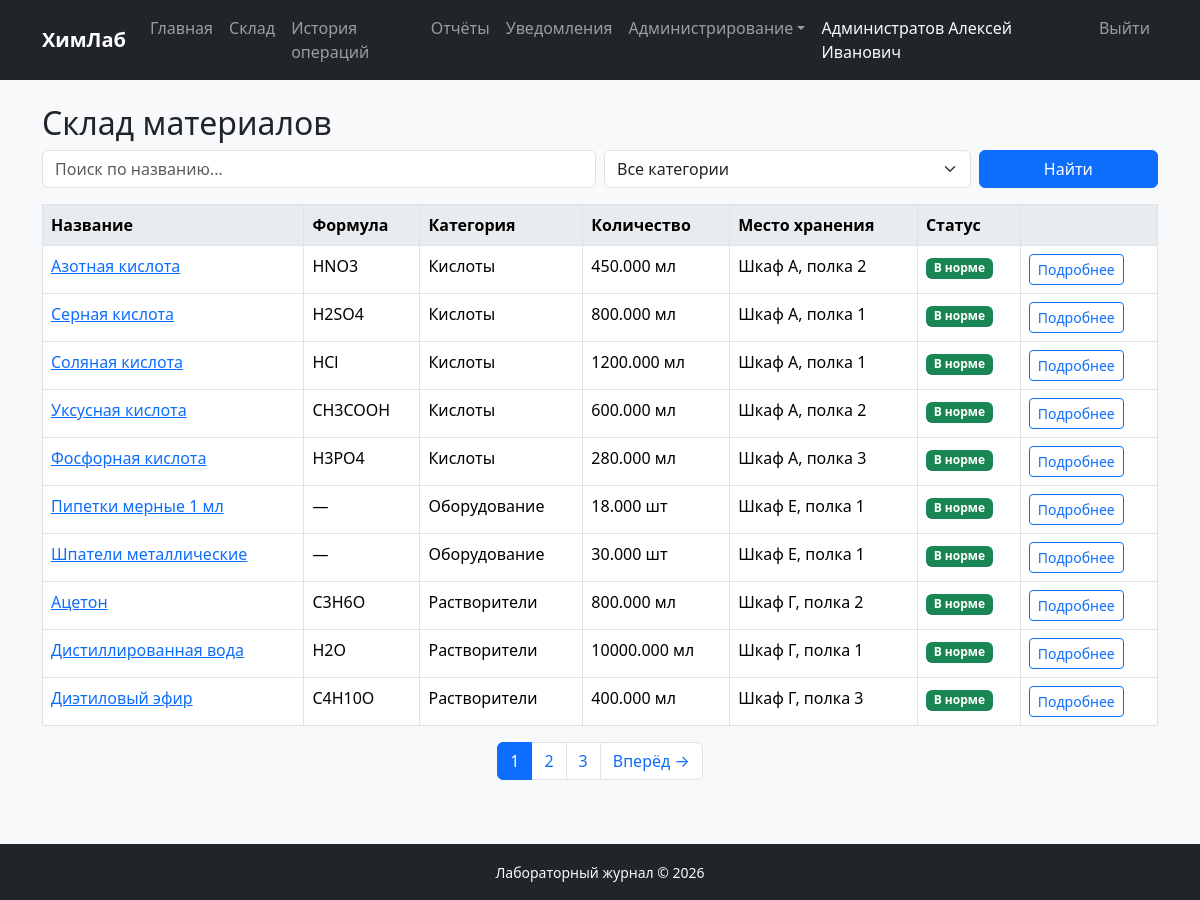
The app's page /materials.php (signed in) with its own data.
### tables this page shows
CREATE TABLE `materials` (
  `id`          int            NOT NULL AUTO_INCREMENT,
  `name`        varchar(200)   NOT NULL,
  `formula`     varchar(100)   DEFAULT NULL,           
  `category_id` int            NOT NULL,
  `unit`        varchar(20)    NOT NULL,                
  `quantity`    decimal(10,3)  NOT NULL DEFAULT '0.000',  
  `location`    varchar(100)   DEFAULT NULL,             
  `threshold`   decimal(10,3)  DEFAULT '0.000',          
  `created_at`  timestamp      DEFAULT CURRENT_TIMESTAMP,
  PRIMARY KEY (`id`),
  KEY `category_id` (`category_id`),
  CONSTRAINT `materials_ibfk_1` FOREIGN KEY (`category_id`) REFERENCES `categories` (`id`) ON DELETE RESTRICT
);

CREATE TABLE `categories` (
  `id`   int          NOT NULL AUTO_INCREMENT,
  `name` varchar(100) NOT NULL,
  PRIMARY KEY (`id`),
  UNIQUE KEY `name` (`name`)
);

### materials.php (the view, shortened to what this page needs)
<?php
require_once 'includes/header.php';
$db = getDB();
$perPage = 10;
$page = max(1, (int)($_GET['page'] ?? 1));
$offset = ($page - 1) * $perPage;
$search = trim($_GET['search'] ?? '');
$where = 'WHERE 1=1';
$params = [];
$countSql = "SELECT COUNT(*) FROM materials m $where";
$countStmt = $db->prepare($countSql);
$countStmt->execute($params);
$total = $countStmt->fetchColumn();
$totalPages = ceil($total / $perPage);
$sql = "SELECT m.id, m.name, m.formula, c.name AS category,
               m.unit, m.quantity, m.threshold, m.location
        FROM materials m
        JOIN categories c ON m.category_id = c.id
        $where
        ORDER BY c.name, m.name
        LIMIT $perPage OFFSET $offset";
$stmt = $db->prepare($sql);
$stmt->execute($params);
$materials = $stmt->fetchAll();
?>
<h2>Склад материалов</h2>
<form method="get" class="row g-2 mb-3">
    <div class="col-md-6">
        <input type="text" name="search" class="form-control"
               placeholder="Поиск по названию..."
               value="<?= htmlspecialchars($search) ?>">
    </div>
    <div class="col-md-4">
        <select name="category_id" class="form-select">
            <option value="">Все категории</option>
        </select>
    </div>
    <div class="col-md-2">
        <button type="submit" class="btn btn-primary w-100">Найти</button>
    </div>
</form>
<table class="table table-bordered table-hover">
    <thead>
        <tr>
            <th>Название</th>
            <th>Формула</th>
            <th>Категория</th>
            <th>Количество</th>
            <th>Место хранения</th>
            <th>Статус</th>
            <th></th>
        </tr>
    </thead>
    <tbody>
    <?php foreach ($materials as $m): ?>
        <tr <?= $m['quantity'] < $m['threshold'] ? 'data-low="1"' : '' ?>>
            <td>
                <a href="/material.php?id=<?= $m['id'] ?>">
                    <?= htmlspecialchars($m['name']) ?>
                </a>
            </td>
            <td><?= htmlspecialchars($m['formula'] ?? '—') ?></td>
            <td><?= htmlspecialchars($m['category']) ?></td>
            <td><?= $m['quantity'] ?> <?= $m['unit'] ?></td>
            <td><?= htmlspecialchars($m['location']) ?></td>
            <td>
                <?php if ($m['quantity'] < $m['threshold']): ?>
                    <span class="badge bg-warning text-dark">Мало</span>
                <?php else: ?>
                    <span class="badge bg-success">В норме</span>
                <?php endif; ?>
            </td>
            <td>
                <a href="/material.php?id=<?= $m['id'] ?>" class="btn btn-sm btn-outline-primary">Подробнее</a>
            </td>
        </tr>
    <?php endforeach; ?>
    </tbody>
</table>
<?php if ($totalPages > 1): ?>
<nav>
    <ul class="pagination justify-content-center">
        <?php
        $queryParams = [];
        $queryString = !empty($queryParams) ? '&' . http_build_query($queryParams) : '';
        ?>
        <?php for ($i = 1; $i <= $totalPages; $i++): ?>
            <li class="page-item <?= $i === $page ? 'active' : '' ?>">
                <a class="page-link" href="?page=<?= $i ?><?= $queryString ?>"><?= $i ?></a>
            </li>
        <?php endfor; ?>
        <?php if ($page < $totalPages): ?>
            <li class="page-item">
                <a class="page-link" href="?page=<?= $page + 1 ?><?= $queryString ?>">Вперёд →</a>
            </li>
        <?php endif; ?>
    </ul>
</nav>
<?php endif; ?>
<?php require_once 'includes/footer.php'; ?>

### includes/header.php (shortened to what this page needs)
<!DOCTYPE html>
<html lang="ru">
<head>
    <link href="https://cdn.jsdelivr.net/npm/bootstrap@5.3.3/dist/css/bootstrap.min.css" rel="stylesheet">
    <link href="/css/style.css" rel="stylesheet">
</head>
<body>
<nav class="navbar navbar-expand-lg navbar-dark bg-dark">
    <div class="container">
        <a class="navbar-brand fw-bold" href="/index.php">ХимЛаб</a>
        <div class="collapse navbar-collapse" id="navbarMain">
            <ul class="navbar-nav me-auto">
                <?php if (!empty($_SESSION['user_id'])): ?>
                    <li class="nav-item">
                        <a class="nav-link" href="<?= ($_SESSION['role'] ?? '') === 'admin' ? '/admin/index.php' : '/index.php' ?>">
                            Главная
                        </a>
                    </li>
                    <li class="nav-item">
                        <a class="nav-link" href="/materials.php">Склад</a>
                    </li>
                    <li class="nav-item">
                        <a class="nav-link" href="/history.php">История операций</a>
                    </li>
                    <?php if (in_array($_SESSION['role'], ['teacher', 'admin'])): ?>
                    <li class="nav-item">
                        <a class="nav-link" href="/reports.php">Отчёты</a>
                    </li>
                    <?php endif; ?>
                    <li class="nav-item">
                        <a class="nav-link" href="/notifications.php">
                            Уведомления
                        </a>
                    </li>
                    <?php if ($_SESSION['role'] === 'admin'): ?>
                    <li class="nav-item dropdown">
                        <a class="nav-link dropdown-toggle" href="#" data-bs-toggle="dropdown">Администрирование</a>
                    </li>
                    <?php endif; ?>
                <?php endif; ?>
            </ul>
            <ul class="navbar-nav ms-auto">
                <?php if (!empty($_SESSION['user_id'])): ?>
                    <li class="nav-item">
                        <span class="nav-link text-light">
                             <?= htmlspecialchars($_SESSION['full_name']) ?>
                        </span>
                    </li>
                    <li class="nav-item">
                        <a class="nav-link" href="/logout.php">Выйти</a>
                    </li>
                <?php else: ?>
                    <li class="nav-item">
                        <a class="nav-link" href="/login.php">Войти</a>
                    </li>
                <?php endif; ?>
            </ul>
        </div>
    </div>
</nav>
<div class="container mt-4">

### includes/footer.php (shortened to what this page needs)
</div>
<footer class="bg-dark text-light text-center py-3 mt-5">
    <small>Лабораторный журнал &copy; <?= date('Y') ?></small>
</footer>
</body>
</html>

### css/style.css (style rules this page uses)
body { background-color: #f8f9fa; display: flex; flex-direction: column; min-height: 100vh; }
.navbar-brand { font-weight: bold; }
.table th { background-color: #e9ecef; }
.container.mt-4 { flex: 1; }

### records on screen
materials: name "Азотная кислота", formula "HNO3", category.name "Кислоты", quantity "450.000", unit "мл", location "Шкаф А, полка 2", threshold "В норме"
materials: name "Серная кислота", formula "H2SO4", category.name "Кислоты", quantity "800.000", unit "мл", location "Шкаф А, полка 1", threshold "В норме"
materials: name "Соляная кислота", formula "HCl", category.name "Кислоты", quantity "1200.000", unit "мл", location "Шкаф А, полка 1", threshold "В норме"
materials: name "Уксусная кислота", formula "CH3COOH", category.name "Кислоты", quantity "600.000", unit "мл", location "Шкаф А, полка 2", threshold "В норме"
materials: name "Фосфорная кислота", formula "H3PO4", category.name "Кислоты", quantity "280.000", unit "мл", location "Шкаф А, полка 3", threshold "В норме"
materials: name "Пипетки мерные 1 мл", formula "—", category.name "Оборудование", quantity "18.000", unit "шт", location "Шкаф Е, полка 1", threshold "В норме"
materials: name "Шпатели металлические", formula "—", category.name "Оборудование", quantity "30.000", unit "шт", location "Шкаф Е, полка 1", threshold "В норме"
materials: name "Ацетон", formula "C3H6O", category.name "Растворители", quantity "800.000", unit "мл", location "Шкаф Г, полка 2", threshold "В норме"
materials: name "Дистиллированная вода", formula "H2O", category.name "Растворители", quantity "10000.000", unit "мл", location "Шкаф Г, полка 1", threshold "В норме"
materials: name "Диэтиловый эфир", formula "C4H10O", category.name "Растворители", quantity "400.000", unit "мл", location "Шкаф Г, полка 3", threshold "В норме"

### other values on screen
$_SESSION['full_name'] "Администратов Алексей Иванович"
